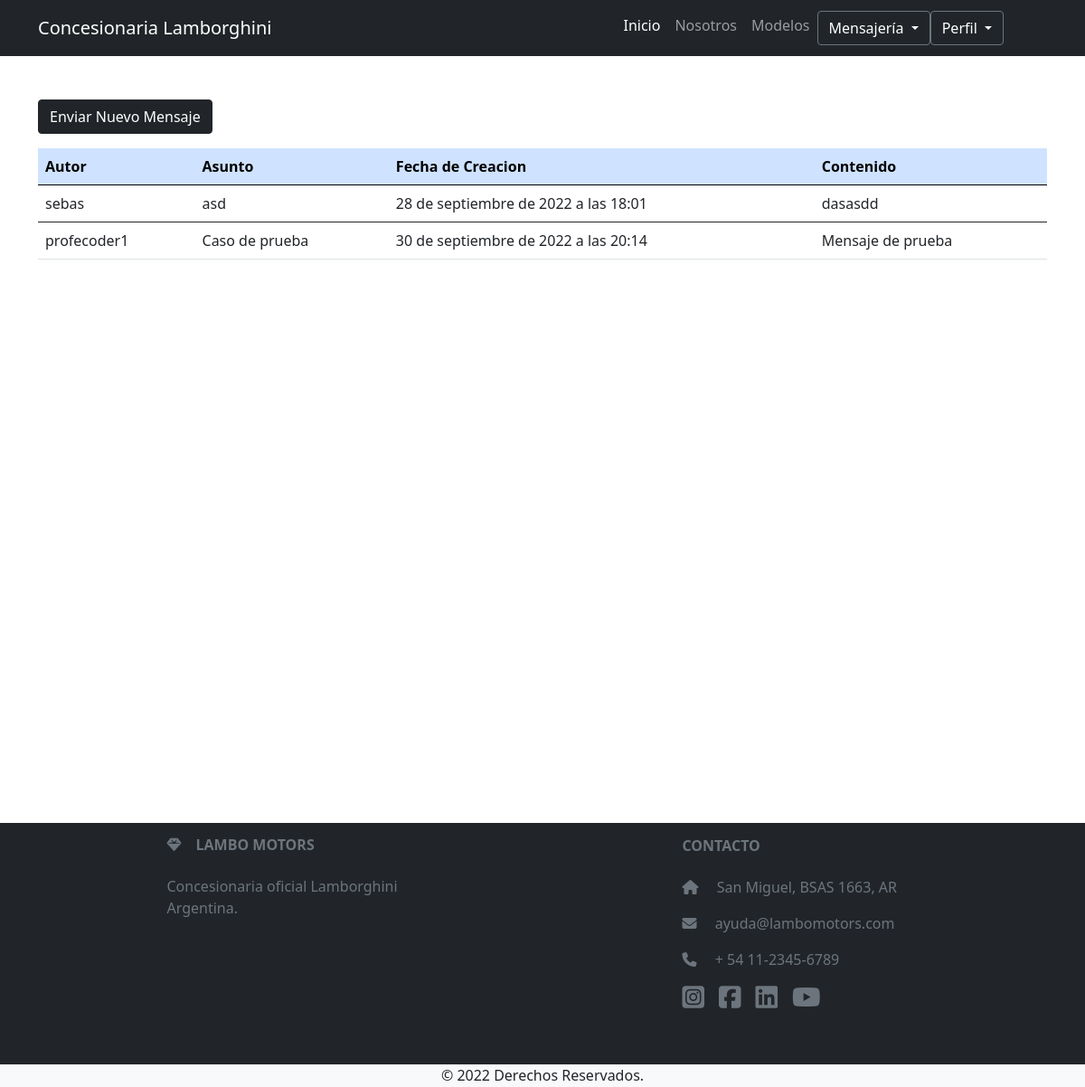
/mensajes_recibidos/ (signed in), run on the app's committed database.
### app_final/models.py (models this page shows, shortened)
class Mensaje(models.Model):
    autor = models.ForeignKey(User, related_name = "autor", on_delete=models.CASCADE)
    destinatario = models.ForeignKey(User, related_name = "destinatario", on_delete=models.CASCADE)
    fecha_hora = models.DateTimeField(auto_now_add=True)
    contenido = models.TextField()
    asunto = models.CharField(max_length=200)
    class Meta:
        verbose_name = 'Mensaje'
        verbose_name_plural = 'Mensajes'

### app_final/views.py (the view)
# urls.py: path('mensajes_recibidos/', mensajes_recibidos, name="mensajes_recibidos"),
@login_required
def mensajes_recibidos(request):
    mensajes_recibidos = Mensaje.objects.filter(destinatario=request.user)
    if len(mensajes_recibidos) > 0:
        mensajes_recibidos = Mensaje.objects.filter(destinatario=request.user)
        return render(request, 'app_final/mensajes_recibidos.html', {'mensajes_recibidos': mensajes_recibidos})
    else:
        prueba = "No hay mensajes recibidos"
        return render(request, 'app_final/mensajes_recibidos.html', {'prueba': prueba})

### app_final/templates/app_final/mensajes_recibidos.html
{% extends 'app_final/header.html' %}
{% load static %}
{% block contenidoPagina %}
<section style="height: 100vh">
    <div class="container mt-5">
        <div class="row">
            <div class="col">
              <form method="get" enctype="multipart/form-data">
                <a href="{% url 'mensajes' %}" class="btn btn-dark mb-3">Enviar Nuevo Mensaje</a>
                <table class="table">
                  <thead class="table-primary">
                      <tr>
                          <th scope="col">Autor</th>
                          <th scope="col">Asunto</th>
                          <th scope="col">Fecha de Creacion</th>
                          <th scope="col">Contenido</th>
                        </tr>
                  </thead>
                        {% if prueba != null%}
                        <div class="card text-center">
                            <div class="card-header">
                              Mensajes
                            </div>
                            <div class="card-body">
                              <h5 class="card-title">Lo sentimos!</h5>
                              <p class="card-text">Todavia no hay ningun mensaje en su bandeja de entrada.</p>
                              <a href="{% url 'inicio' %}" class="btn btn-dark">Volver</a>
                            </div>
                          </div>
                        {%else%}
                        {% for mensaje in mensajes_recibidos %}
                            <tbody>
                        <tr>
                           <td>{{mensaje.autor}}</td>
                           <td>{{mensaje.asunto}}</td>
                           <td>{{mensaje.fecha_hora}}</td>
                           <td>{{mensaje.contenido}}</td>
                        </tr>
                        {% endfor %}
                        {% endif %}
                    </tbody>
                  </table>
                </form>
            </div>
        </div>
     </div>
</section>
{% endblock %}

### app_final/static/app_final/css/styles.css (style rules this page uses)
a { text-decoration: none!important; color: black; }

### data on the page
Mensaje: autor "sebas", asunto "asd", fecha_hora "28 de septiembre de 2022 a las 18:01", contenido "dasasdd"
Mensaje: autor "profecoder1", asunto "Caso de prueba", fecha_hora "30 de septiembre de 2022 a las 20:14", contenido "Mensaje de prueba"
